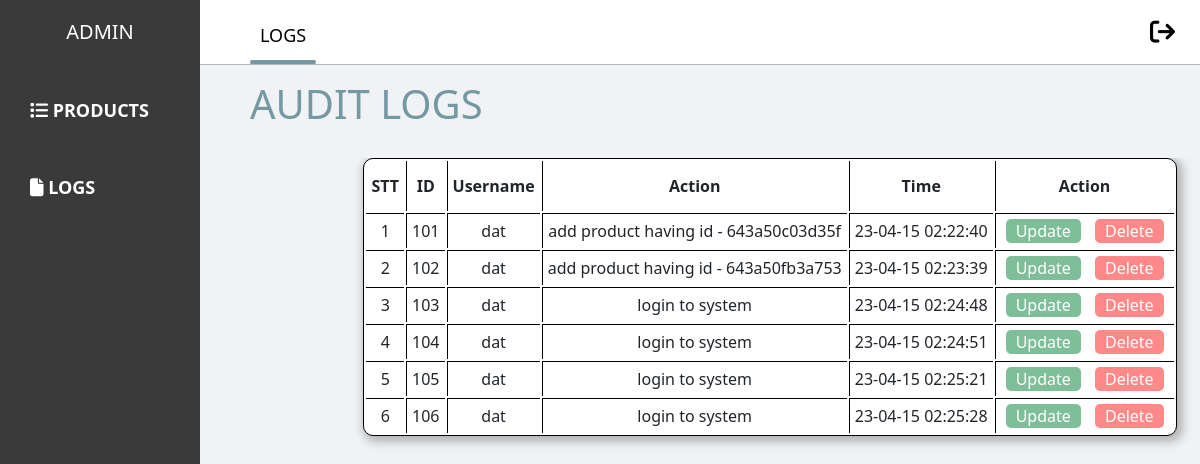
The page /logs.php on the database its author committed.
### tables this page shows
CREATE TABLE `logs` (
  `id` int(11) NOT NULL,
  `action` varchar(200) NOT NULL,
  `date` varchar(100) NOT NULL,
  `username` varchar(50) NOT NULL
);

### logs.php (the view, shortened to what this page needs)
<!DOCTYPE html>
<html lang="en">
<head>
    <link rel="stylesheet" href="./css/style.css">
    <link rel="stylesheet" href="./css/base.css">
    <link href="https://cdn.jsdelivr.net/npm/bootstrap@5.2.2/dist/css/bootstrap.min.css" rel="stylesheet"
>
</head>
<body>
    <?php
        include './sidebar.php'
    ?>
    <section>
        <div class="notice">
            <div class="dropdown">
                <div class="tabs">
                    <div class="tab-item active">LOGS</div>
                    <div class="line"></div>
                </div>
            <?php
                include './logout.php'
            ?>
            </div>
        </div>
        <div class="heading">
            <h1>AUDIT LOGS</h1>
        </div>
    <div class="tab-content" style="overflow-x: hidden;">
        <div class="tab-pane add active">
            <div class='container' style="width:1330px;">
                <table id="update-tab" class="update-table table-infor">
                    <tr>
                        <td class="head-table">STT</td>
                        <td class="head-table">ID</td>
                        <td class="head-table">Username</td>
                        <td class="head-table">Action</td>
                        <td class="head-table">Time</td>
                        <td class="head-table">Action</td>
                    </tr>
                    <?php
                        include './connect.php';
                        $data = mysqli_query($conn, "SELECT * FROM logs");
                        $i = 0;
                        while($rows = $data->fetch_assoc())
                            { $i++;
                    ?>
                    <tr>
                        <td><?php echo $i;?></td>
                        <td><?php echo $rows['id']; ?></td>
                        <td><?php echo $rows['username'];?></td>
                        <td><?php echo $rows['action'];?></td>
                        <td><?php echo $rows['date'];?></td>
                        <td>
                            <button class="upd-btn btn-table" onclick="openUpdate(this)" style="margin: 5px;">Update</button>
                            <button type="button" class="del-btn btn-table" data-bs-toggle="modal"
                            data-bs-target="#delete-room" style="margin-bottom: 5px;" onclick="openModalDelete(this)">Delete</button>
                        </td>
                    </tr>
                    <?php }?>
                </table>
            </div>
        </div>
    </div>
    </section>
</body>
</html>

### sidebar.php (shortened to what this page needs)
<div class="side-bar">
    <h2>admin</h2>
    <ul class="nav nav-pills flex-column mb-auto">
        <li class="nav-item" onclick="switchProduct()">
            <i class="fa-solid fa-list"></i>
            PRODUCTS
        </li>
        <li class="nav-item" onclick="switchLog()">
            <i class="fa-solid fa-file"></i>
            LOGS
        </li>
    </ul>
</div>

### logout.php (shortened to what this page needs)
<form action="#" method="post">
    <button type="submit" name="btn-logout">
        <i class="dropbtn fa-solid fa-arrow-right-from-bracket"></i>
    </button>
</form>

### css/style.css (style rules this page uses)
section { margin-left: 200px; }
.nav-item { color: white; }
.tabs { display: flex; position: absolute; left: 250px; line-height: 55px; }
.tabs .line { position: absolute; left: 0; bottom: 0; width: fit-content; height: 4px; border-radius: 15px; background-color: var(--color-blue); transition: all 0.3s ease; }
.tab-item { box-sizing: border-box; padding: 0 10px 0 10px ; width: fit-content; margin-top: 8px; font-size: 18px; text-align: center; color: var(--black-color); border-bottom: 1px solid #ccc; background-color: #fff; border-top-left-radius: 5px; border-top-right-radius: 5px; opacity: 0.6; cursor: pointer; }
.tab-item.active { opacity: 1; }
.tab-pane { display: none; }
.tab-pane.add { width: -moz-fit-content; width: fit-content; }
.tab-pane.active { display: block; }
.tab-pane .container { position: relative; display: flex; justify-content: center; }
.tab-pane .container .table-infor { border-collapse: separate; background-color: var(--white-color); border-radius: 10px; border: 1px solid #000; box-shadow: 3px 3px 10px 3px #b4b4b4; margin-bottom: 50px; }
.tab-pane .container .table-infor .head-table { font-weight: 700; height: 50px; }
.tab-pane .container .table-infor tr td { text-align: center; border: 1px solid #000; border-bottom: 0; border-right: 0; padding: 0 5px; }
.tab-pane .container .table-infor tr:first-child td { border-top: 0; }
.tab-pane .container .table-infor tr td:first-child { border-left: 0; }
.tab-pane .container .table-infor .btn-table { padding: 0px 10px; border-radius: 5px; border: transparent; color: white; cursor: pointer; margin: 5px; }
.del-btn { background: #FF1616; }
.upd-btn { background: var(--green-color); }
.side-bar { position: fixed; background: var(--side-bar); width: 200px; height: 100%; left: 0; top: 0; bottom: 0; z-index: 20; font-weight: 600; }
.side-bar h2 { text-align: center; font-size: 20px; text-transform: uppercase; color: var(--white-color); padding: 20px; }
.side-bar ul li { margin: 10px 0; padding: 15px 0 15px 30px; cursor: pointer; list-style: none; font-size: 18px; }
.notice { position: fixed; right: 0; left: 0; top: 0; height: 65px; z-index: 10; background-color: var(--white-color); border-bottom: 1.5px solid rgb(182, 182, 182); }
.dropdown { width: 100%; position: absolute; top: 0; right: 0; }
.dropdown .dropbtn { position: absolute; top: 65px; right: 0; width: 40px; height: 40px; font-size: 25px; margin-top: -55px; text-align: center; border: none; background: var(--white-color); cursor: pointer; padding-top: 10px; padding-right: 50px; }
.dropdown { position: relative; display: inline-block; }
.heading h1 { margin-top: 80px; margin-bottom: 30px; color: var(--color-blue); margin-left: 50px; font-size: 40px; }

### css/base.css (style rules this page uses)
:root { --side-bar: #3A3A3A; --black-color: #000; --white-color: #fff; --text: #F9B456; --theme: #F0F2F5; --green-color: #008037; --red-color: #FF1616; --color-blue: #7499a2; --color-pink: #e29c89; }
* { margin: 0; padding: 0; text-decoration: none; box-sizing: border-box; }
html, body { font-family: Arial, Helvetica, sans-serif; background-color: var(--theme) !important; }

### rows shown on the page
logs: id "101", username "dat", action "add product having id - 643a50c03d35f", date "23-04-15 02:22:40"
logs: id "102", username "dat", action "add product having id - 643a50fb3a753", date "23-04-15 02:23:39"
logs: id "103", username "dat", action "login to system", date "23-04-15 02:24:48"
logs: id "104", username "dat", action "login to system", date "23-04-15 02:24:51"
logs: id "105", username "dat", action "login to system", date "23-04-15 02:25:21"
logs: id "106", username "dat", action "login to system", date "23-04-15 02:25:28"
